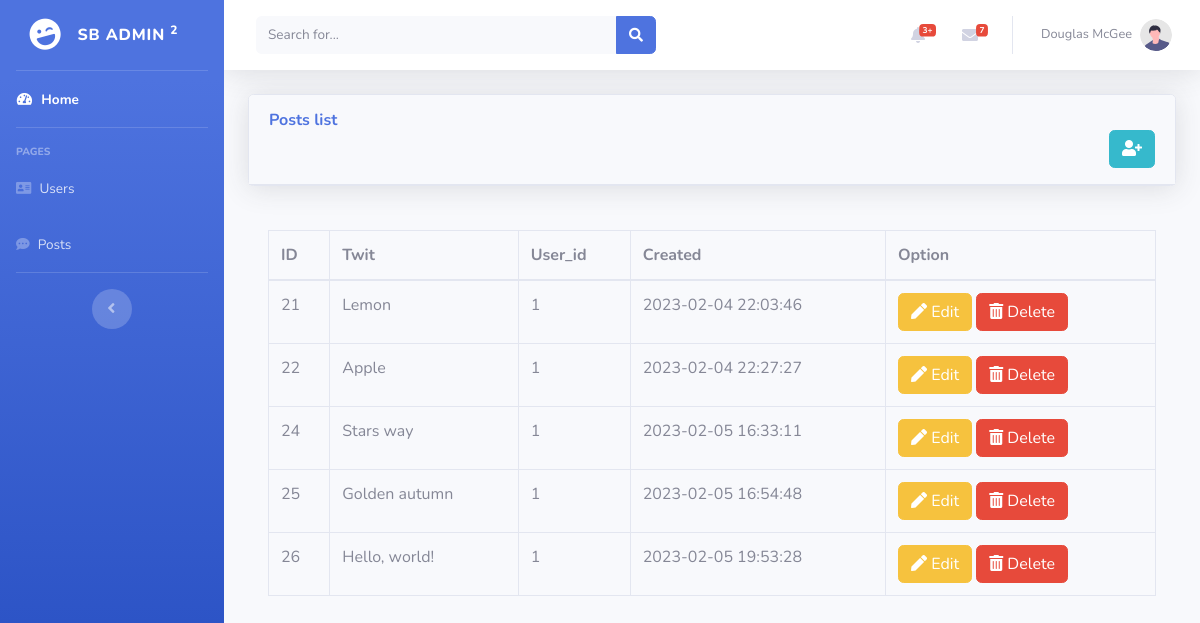
Screenshot of /admin/posts.php (signed in) with the database file from the repository.
### tables this page shows
CREATE TABLE `posts` (
  `id` int(11) NOT NULL,
  `twit` text NOT NULL,
  `user_id` int(11) NOT NULL,
  `created` datetime NOT NULL DEFAULT current_timestamp(),
  `image` varchar(255) NOT NULL
);

### admin/modules/posts/all.php (the view)
<div class="card shadow mb-4">
    <div class="card-header py-3">
        <h6 class="m-0 font-weight-bold text-primary">Posts list
            <div class="d-grid gap-2 d-md-flex justify-content-md-end">
         <a href="?page=add" class="btn btn-info me-md-2"><i class="fas fa-user-plus"></i></a>
        </h6>
    </div>
    </div>
    <div class="card-body">
        <div class="table-responsive">
            <table class="table table-bordered" id="dataTable" width="100%" cellspacing="0">
                <thead>
                    <tr>
                        <th>ID</th>
                        <th>Twit</th>
                        <th>User_id</th>
                        <th>Created</th>
                        <th>Option</th>
                    </tr>
                </thead>
                <tbody>
                <?php
                    $sql = "SELECT * FROM posts";
                    $result = mysqli_query($conn, $sql);
                    while($row = $result->fetch_assoc()) {
                ?>
                    <tr>
                        <td><?php echo $row['id']; ?></td>
                        <td><?php echo $row['twit']; ?></td>
                        <td><?php echo $row['user_id']; ?></td>
                        <td><?php echo $row['created']; ?></td>
                        <td>
                             <a href="?page=edit&id=<?php echo $row['id']; ?>" class="btn btn-warning"><i class="fas fa-pen"></i> Edit</a>
                             <a href="/admin/modules/posts/delete.php?id=<?php echo $row['id']; ?>" class="btn btn-danger"><i class="fas fa-trash-alt"></i> Delete</a>
                        </td>
                    </tr>
                <?php
                    }
                ?>
                </tbody>
            </table>
        </div>
    </div>
</div>

### rows the page displays
posts: id "21", twit "Lemon", user "1", created "2023-02-04 22:03:46"
posts: id "22", twit "Apple", user "1", created "2023-02-04 22:27:27"
posts: id "24", twit "Stars way", user "1", created "2023-02-05 16:33:11"
posts: id "25", twit "Golden autumn", user "1", created "2023-02-05 16:54:48"
posts: id "26", twit "Hello, world!", user "1", created "2023-02-05 19:53:28"
